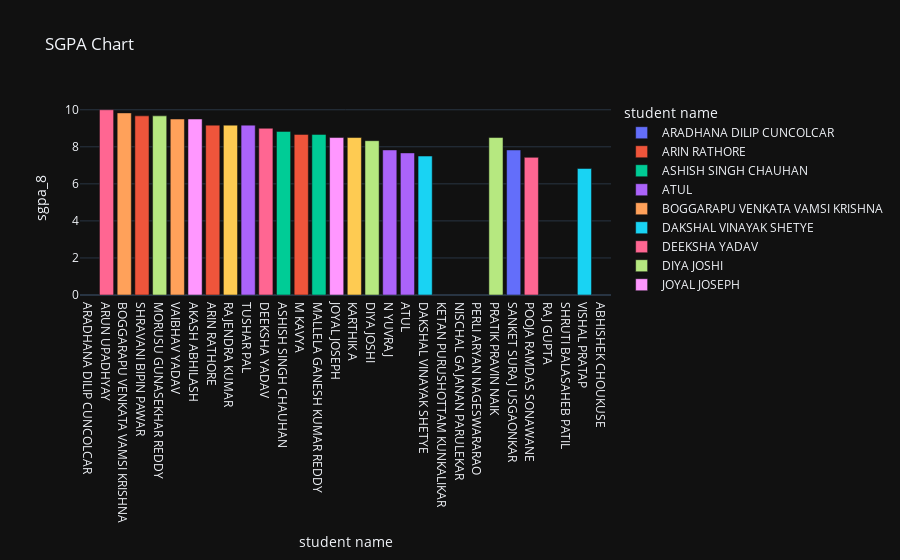

The code cell stored with this chart in its notebook:
### Code cell
import plotly.express as px
fig = px.bar(sgpa, x='student name', y='sgpa_8', title='SGPA Chart', color='student name')
fig.update_layout(xaxis={'categoryorder':'total descending'})
fig.show()

### Figure 1 — Plotly figure (JSON) as saved in the notebook; plotly's stock layout.template omitted (floating-point values rounded to 4 significant figures)
{"data": [{"hovertemplate": "student name=%{x}<br>sgpa_8=%{y}<extra></extra>", "legendgroup": "ARADHANA DILIP CUNCOLCAR", "marker": {"color": "#636efa", "pattern": {"shape": ""}}, "name": "ARADHANA DILIP CUNCOLCAR", "orientation": "v", "showlegend": true, "textposition": "auto", "x": ["ARADHANA DILIP CUNCOLCAR"], "xaxis": "x", "y": [NaN], "yaxis": "y", "type": "bar"}, {"hovertemplate": "student name=%{x}<br>sgpa_8=%{y}<extra></extra>", "legendgroup": "ARIN RATHORE", "marker": {"color": "#EF553B", "pattern": {"shape": ""}}, "name": "ARIN RATHORE", "orientation": "v", "showlegend": true, "textposition": "auto", "x": ["ARIN RATHORE"], "xaxis": "x", "y": [9.17], "yaxis": "y", "type": "bar"}, {"hovertemplate": "student name=%{x}<br>sgpa_8=%{y}<extra></extra>", "legendgroup": "ASHISH SINGH CHAUHAN", "marker": {"color": "#00cc96", "pattern": {"shape": ""}}, "name": "ASHISH SINGH CHAUHAN", "orientation": "v", "showlegend": true, "textposition": "auto", "x": ["ASHISH SINGH CHAUHAN"], "xaxis": "x", "y": [8.83], "yaxis": "y", "type": "bar"}, {"hovertemplate": "student name=%{x}<br>sgpa_8=%{y}<extra></extra>", "legendgroup": "ATUL", "marker": {"color": "#ab63fa", "pattern": {"shape": ""}}, "name": "ATUL", "orientation": "v", "showlegend": true, "textposition": "auto", "x": ["ATUL"], "xaxis": "x", "y": [7.67], "yaxis": "y", "type": "bar"}, {"hovertemplate": "student name=%{x}<br>sgpa_8=%{y}<extra></extra>", "legendgroup": "BOGGARAPU VENKATA VAMSI KRISHNA", "marker": {"color": "#FFA15A", "pattern": {"shape": ""}}, "name": "BOGGARAPU VENKATA VAMSI KRISHNA", "orientation": "v", "showlegend": true, "textposition": "auto", "x": ["BOGGARAPU VENKATA VAMSI KRISHNA"], "xaxis": "x", "y": [9.83], "yaxis": "y", "type": "bar"}, {"hovertemplate": "student name=%{x}<br>sgpa_8=%{y}<extra></extra>", "legendgroup": "DAKSHAL VINAYAK SHETYE", "marker": {"color": "#19d3f3", "pattern": {"shape": ""}}, "name": "DAKSHAL VINAYAK SHETYE", "orientation": "v", "showlegend": true, "textposition": "auto", "x": ["DAKSHAL VINAYAK SHETYE"], "xaxis": "x", "y": [7.5], "yaxis": "y", "type": "bar"}, {"hovertemplate": "student name=%{x}<br>sgpa_8=%{y}<extra></extra>", "legendgroup": "DEEKSHA YADAV", "marker": {"color": "#FF6692", "pattern": {"shape": ""}}, "name": "DEEKSHA YADAV", "orientation": "v", "showlegend": true, "textposition": "auto", "x": ["DEEKSHA YADAV"], "xaxis": "x", "y": [9.0], "yaxis": "y", "type": "bar"}, {"hovertemplate": "student name=%{x}<br>sgpa_8=%{y}<extra></extra>", "legendgroup": "DIYA JOSHI", "marker": {"color": "#B6E880", "pattern": {"shape": ""}}, "name": "DIYA JOSHI", "orientation": "v", "showlegend": true, "textposition": "auto", "x": ["DIYA JOSHI"], "xaxis": "x", "y": [8.33], "yaxis": "y", "type": "bar"}, {"hovertemplate": "student name=%{x}<br>sgpa_8=%{y}<extra></extra>", "legendgroup": "JOYAL JOSEPH", "marker": {"color": "#FF97FF", "pattern": {"shape": ""}}, "name": "JOYAL JOSEPH", "orientation": "v", "showlegend": true, "textposition": "auto", "x": ["JOYAL JOSEPH"], "xaxis": "x", "y": [8.5], "yaxis": "y", "type": "bar"}, {"hovertemplate": "student name=%{x}<br>sgpa_8=%{y}<extra></extra>", "legendgroup": "KARTHIK A", "marker": {"color": "#FECB52", "pattern": {"shape": ""}}, "name": "KARTHIK A", "orientation": "v", "showlegend": true, "textposition": "auto", "x": ["KARTHIK A"], "xaxis": "x", "y": [8.5], "yaxis": "y", "type": "bar"}, {"hovertemplate": "student name=%{x}<br>sgpa_8=%{y}<extra></extra>", "legendgroup": "KETAN PURUSHOTTAM KUNKALIKAR", "marker": {"color": "#636efa", "pattern": {"shape": ""}}, "name": "KETAN PURUSHOTTAM KUNKALIKAR", "orientation": "v", "showlegend": true, "textposition": "auto", "x": ["KETAN PURUSHOTTAM KUNKALIKAR"], "xaxis": "x", "y": [NaN], "yaxis": "y", "type": "bar"}, {"hovertemplate": "student name=%{x}<br>sgpa_8=%{y}<extra></extra>", "legendgroup": "M KAVYA", "marker": {"color": "#EF553B", "pattern": {"shape": ""}}, "name": "M KAVYA", "orientation": "v", "showlegend": true, "textposition": "auto", "x": ["M KAVYA"], "xaxis": "x", "y": [8.67], "yaxis": "y", "type": "bar"}, {"hovertemplate": "student name=%{x}<br>sgpa_8=%{y}<extra></extra>", "legendgroup": "MALLELA GANESH KUMAR REDDY", "marker": {"color": "#00cc96", "pattern": {"shape": ""}}, "name": "MALLELA GANESH KUMAR REDDY", "orientation": "v", "showlegend": true, "textposition": "auto", "x": ["MALLELA GANESH KUMAR REDDY"], "xaxis": "x", "y": [8.67], "yaxis": "y", "type": "bar"}, {"hovertemplate": "student name=%{x}<br>sgpa_8=%{y}<extra></extra>", "legendgroup": "N YUVRAJ", "marker": {"color": "#ab63fa", "pattern": {"shape": ""}}, "name": "N YUVRAJ", "orientation": "v", "showlegend": true, "textposition": "auto", "x": ["N YUVRAJ"], "xaxis": "x", "y": [7.83], "yaxis": "y", "type": "bar"}, {"hovertemplate": "student name=%{x}<br>sgpa_8=%{y}<extra></extra>", "legendgroup": "NISCHAL GAJANAN PARULEKAR", "marker": {"color": "#FFA15A", "pattern": {"shape": ""}}, "name": "NISCHAL GAJANAN PARULEKAR", "orientation": "v", "showlegend": true, "textposition": "auto", "x": ["NISCHAL GAJANAN PARULEKAR"], "xaxis": "x", "y": [NaN], "yaxis": "y", "type": "bar"}, {"hovertemplate": "student name=%{x}<br>sgpa_8=%{y}<extra></extra>", "legendgroup": "PERLI ARYAN NAGESWARARAO", "marker": {"color": "#19d3f3", "pattern": {"shape": ""}}, "name": "PERLI ARYAN NAGESWARARAO", "orientation": "v", "showlegend": true, "textposition": "auto", "x": ["PERLI ARYAN NAGESWARARAO"], "xaxis": "x", "y": [NaN], "yaxis": "y", "type": "bar"}, {"hovertemplate": "student name=%{x}<br>sgpa_8=%{y}<extra></extra>", "legendgroup": "POOJA RAMDAS SONAWANE", "marker": {"color": "#FF6692", "pattern": {"shape": ""}}, "name": "POOJA RAMDAS SONAWANE", "orientation": "v", "showlegend": true, "textposition": "auto", "x": ["POOJA RAMDAS SONAWANE"], "xaxis": "x", "y": [7.43], "yaxis": "y", "type": "bar"}, {"hovertemplate": "student name=%{x}<br>sgpa_8=%{y}<extra></extra>", "legendgroup": "PRATIK PRAVIN NAIK", "marker": {"color": "#B6E880", "pattern": {"shape": ""}}, "name": "PRATIK PRAVIN NAIK", "orientation": "v", "showlegend": true, "textposition": "auto", "x": ["PRATIK PRAVIN NAIK"], "xaxis": "x", "y": [8.5], "yaxis": "y", "type": "bar"}, {"hovertemplate": "student name=%{x}<br>sgpa_8=%{y}<extra></extra>", "legendgroup": "RAJ GUPTA", "marker": {"color": "#FF97FF", "pattern": {"shape": ""}}, "name": "RAJ GUPTA", "orientation": "v", "showlegend": true, "textposition": "auto", "x": ["RAJ GUPTA"], "xaxis": "x", "y": [NaN], "yaxis": "y", "type": "bar"}, {"hovertemplate": "student name=%{x}<br>sgpa_8=%{y}<extra></extra>", "legendgroup": "RAJENDRA KUMAR", "marker": {"color": "#FECB52", "pattern": {"shape": ""}}, "name": "RAJENDRA KUMAR", "orientation": "v", "showlegend": true, "textposition": "auto", "x": ["RAJENDRA KUMAR"], "xaxis": "x", "y": [9.17], "yaxis": "y", "type": "bar"}, {"hovertemplate": "student name=%{x}<br>sgpa_8=%{y}<extra></extra>", "legendgroup": "SANKET SURAJ USGAONKAR", "marker": {"color": "#636efa", "pattern": {"shape": ""}}, "name": "SANKET SURAJ USGAONKAR", "orientation": "v", "showlegend": true, "textposition": "auto", "x": ["SANKET SURAJ USGAONKAR"], "xaxis": "x", "y": [7.83], "yaxis": "y", "type": "bar"}, {"hovertemplate": "student name=%{x}<br>sgpa_8=%{y}<extra></extra>", "legendgroup": "SHRAVANI BIPIN PAWAR", "marker": {"color": "#EF553B", "pattern": {"shape": ""}}, "name": "SHRAVANI BIPIN PAWAR", "orientation": "v", "showlegend": true, "textposition": "auto", "x": ["SHRAVANI BIPIN PAWAR"], "xaxis": "x", "y": [9.67], "yaxis": "y", "type": "bar"}, {"hovertemplate": "student name=%{x}<br>sgpa_8=%{y}<extra></extra>", "legendgroup": "SHRUTI BALASAHEB PATIL", "marker": {"color": "#00cc96", "pattern": {"shape": ""}}, "name": "SHRUTI BALASAHEB PATIL", "orientation": "v", "showlegend": true, "textposition": "auto", "x": ["SHRUTI BALASAHEB PATIL"], "xaxis": "x", "y": [NaN], "yaxis": "y", "type": "bar"}, {"hovertemplate": "student name=%{x}<br>sgpa_8=%{y}<extra></extra>", "legendgroup": "TUSHAR PAL", "marker": {"color": "#ab63fa", "pattern": {"shape": ""}}, "name": "TUSHAR PAL", "orientation": "v", "showlegend": true, "textposition": "auto", "x": ["TUSHAR PAL"], "xaxis": "x", "y": [9.17], "yaxis": "y", "type": "bar"}, {"hovertemplate": "student name=%{x}<br>sgpa_8=%{y}<extra></extra>", "legendgroup": "VAIBHAV YADAV", "marker": {"color": "#FFA15A", "pattern": {"shape": ""}}, "name": "VAIBHAV YADAV", "orientation": "v", "showlegend": true, "textposition": "auto", "x": ["VAIBHAV YADAV"], "xaxis": "x", "y": [9.5], "yaxis": "y", "type": "bar"}, {"hovertemplate": "student name=%{x}<br>sgpa_8=%{y}<extra></extra>", "legendgroup": "VISHAL PRATAP", "marker": {"color": "#19d3f3", "pattern": {"shape": ""}}, "name": "VISHAL PRATAP", "orientation": "v", "showlegend": true, "textposition": "auto", "x": ["VISHAL PRATAP"], "xaxis": "x", "y": [6.83], "yaxis": "y", "type": "bar"}, {"hovertemplate": "student name=%{x}<br>sgpa_8=%{y}<extra></extra>", "legendgroup": "ARUN UPADHYAY", "marker": {"color": "#FF6692", "pattern": {"shape": ""}}, "name": "ARUN UPADHYAY", "orientation": "v", "showlegend": true, "textposition": "auto", "x": ["ARUN UPADHYAY"], "xaxis": "x", "y": [10.0], "yaxis": "y", "type": "bar"}, {"hovertemplate": "student name=%{x}<br>sgpa_8=%{y}<extra></extra>", "legendgroup": "MORUSU GUNASEKHAR REDDY", "marker": {"color": "#B6E880", "pattern": {"shape": ""}}, "name": "MORUSU GUNASEKHAR REDDY", "orientation": "v", "showlegend": true, "textposition": "auto", "x": ["MORUSU GUNASEKHAR REDDY"], "xaxis": "x", "y": [9.67], "yaxis": "y", "type": "bar"}, {"hovertemplate": "student name=%{x}<br>sgpa_8=%{y}<extra></extra>", "legendgroup": "AKASH ABHILASH", "marker": {"color": "#FF97FF", "pattern": {"shape": ""}}, "name": "AKASH ABHILASH", "orientation": "v", "showlegend": true, "textposition": "auto", "x": ["AKASH ABHILASH"], "xaxis": "x", "y": [9.5], "yaxis": "y", "type": "bar"}, {"hovertemplate": "student name=%{x}<br>sgpa_8=%{y}<extra></extra>", "legendgroup": "ABHISHEK CHOUKUSE", "marker": {"color": "#FECB52", "pattern": {"shape": ""}}, "name": "ABHISHEK CHOUKUSE", "orientation": "v", "showlegend": true, "textposition": "auto", "x": ["ABHISHEK CHOUKUSE"], "xaxis": "x", "y": [NaN], "yaxis": "y", "type": "bar"}], "layout": {"xaxis": {"anchor": "y", "domain": [0.0, 1.0], "title": {"text": "student name"}, "categoryorder": "total descending", "categoryarray": ["ARADHANA DILIP CUNCOLCAR", "ARIN RATHORE", "ASHISH SINGH CHAUHAN", "ATUL", "BOGGARAPU VENKATA VAMSI KRISHNA", "DAKSHAL VINAYAK SHETYE", "DEEKSHA YADAV", "DIYA JOSHI", "JOYAL JOSEPH", "KARTHIK A", "KETAN PURUSHOTTAM KUNKALIKAR", "M KAVYA", "MALLELA GANESH KUMAR REDDY", "N YUVRAJ", "NISCHAL GAJANAN PARULEKAR", "PERLI ARYAN NAGESWARARAO", "POOJA RAMDAS SONAWANE", "PRATIK PRAVIN NAIK", "RAJ GUPTA", "RAJENDRA KUMAR", "SANKET SURAJ USGAONKAR", "SHRAVANI BIPIN PAWAR", "SHRUTI BALASAHEB PATIL", "TUSHAR PAL", "VAIBHAV YADAV", "VISHAL PRATAP", "ARUN UPADHYAY", "MORUSU GUNASEKHAR REDDY", "AKASH ABHILASH", "ABHISHEK CHOUKUSE"]}, "yaxis": {"anchor": "x", "domain": [0.0, 1.0], "title": {"text": "sgpa_8"}}, "legend": {"title": {"text": "student name"}, "tracegroupgap": 0}, "title": {"text": "SGPA Chart"}, "barmode": "relative"}}
